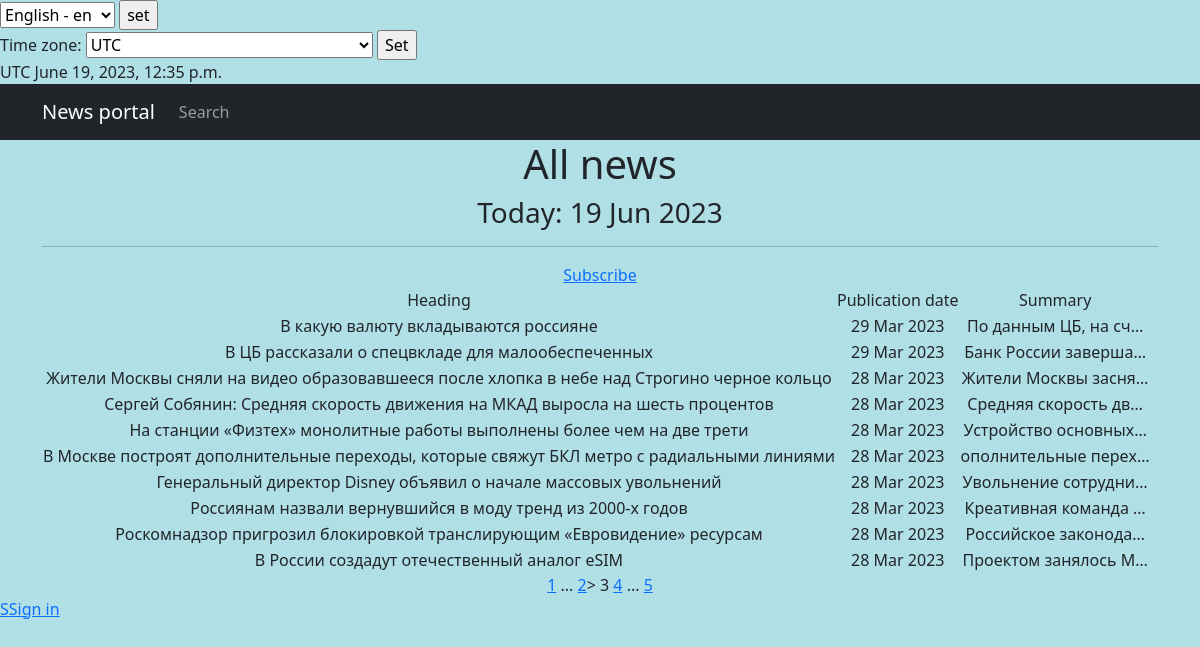
Page /news/?page=3 on the committed database.
### chitchat/models.py (models this page shows, shortened)
class Post(models.Model):
    news = 'N'
    article = 'A'
    POST_TYPES = [
        (news, gettext_lazy('News')),
        (article, gettext_lazy('Article'))
    ]
    author = models.ForeignKey(
        Author,
        on_delete=models.CASCADE,
        verbose_name=gettext_lazy('Author'),
    )
    post_type = models.CharField(
        max_length=1,
        choices=POST_TYPES,
        default=article,
        verbose_name=gettext_lazy('Post type'),
        help_text=gettext_lazy('Choose a post type'),
    )
    time_creation = models.DateTimeField(auto_now_add=True)
    post_category = models.ManyToManyField(Category, through='PostCategory', verbose_name=gettext_lazy('Category'))
    title = models.CharField(
        max_length=100,
        unique=True,
        verbose_name=gettext_lazy('Heading'),
    )
    text = models.TextField(verbose_name=gettext_lazy('Text'))
    rating = models.IntegerField(default=0, verbose_name=gettext_lazy('Rating'))
    class Meta:
        verbose_name = _('Post')
        verbose_name_plural = _('Posts')

### chitchat/views.py (the view, shortened to what this page needs)
# urls.py: path('', PostList.as_view(), name='post_list'),
class PostList(ListView):
    model = Post
    ordering = '-time_creation'
    template_name = 'news.html'
    context_object_name = 'news'
    paginate_by = 10
    def get_queryset(self):
        queryset = super().get_queryset()
        self.filterset = PostFilter(self.request.GET, queryset)
        return self.filterset.qs
    def get_context_data(self, **kwargs):
        context = super().get_context_data(**kwargs)
        context['filterset'] = self.filterset
        context['current_time'] = timezone.localtime(timezone.now())
        context['timezones'] = pytz.common_timezones
        return context

### chitchat/models.py (called while the page is built)
    def __str__(self):
        return f'{self.name.title()}'

### chitchat/templatetags/censor_filter.py (called while the page is built)
@register.filter()
def censor(text):
    for word in text.split():
        if word.lower() in RUDE_WORDS:
            text = text.replace(word, f"{word[0]}{'*'*(len(word)-1)}")
    return text

### chitchat/templatetags/custom_tags.py (called while the page is built)
@register.simple_tag()
def current_time(format_string='%b %d %Y'):
    return datetime.utcnow().strftime(format_string)

@register.simple_tag(takes_context=True)
def url_replace(context, **kwargs):
    d = context['request'].GET.copy()
    for k, v in kwargs.items():
        d[k] = v
    return d.urlencode()

### templates/news.html (shortened to what this page needs)
{% extends 'flatpages/default.html' %}
{% load censor_filter %}
{% load custom_tags %}
{% load cache %}
{% load i18n %}
{% block content %}
    {% cache 30 header %}
        <h1>{% trans 'All news' %}</h1>
        <h3>{% trans 'Today:' %} {% current_time '%d %b %Y' %}</h3>
        <hr>
    {% endcache %}
    <a href="{% url 'subscriptions' %}">{% trans 'Subscribe' %}</a>
    {% if news %}
        <table>
            <tr>
                <td>{% trans 'Heading' %}</td>
                <td>{% trans 'Publication date' %}</td>
                <td>{% trans 'Summary' %}</td>
            </tr>
            {% for post in news %}
            <tr>
                <td>{{ post.title }}</td>
                <td>{{ post.time_creation|date:'d M Y' }}</td>
                <td>{{ post.text|censor|truncatechars:20 }}</td>
                <td>
                </td>
            </tr>
            {% endfor %}
        </table>
    {% else %}
        <h2>{% trans 'There is no any news' %}</h2>
    {% endif %}
    {% if page_obj.has_previous %}
        <a href="?{% url_replace page=1 %}">1</a>
        {% if page_obj.previous_page_number != 1 %}
            ...
            <a href="?{% url_replace page=page_obj.previous_page_number %}">{{ page_obj.previous_page_number }}</a>>
        {% endif %}
    {% endif %}
    {{ page_obj.number }}
    {% if page_obj.has_next %}
        <a href="?{% url_replace page=page_obj.next_page_number %}">{{ page_obj.next_page_number }}</a>
        {% if paginator.num_pages != page_obj.next_page_number %}
            ...
            <a href="?{% url_replace page=page_obj.paginator.num_pages %}">{{ page_obj.paginator.num_pages }}</a>
        {% endif %}
    {% endif %}
{% endblock content %}

### rows in the picture
Post: title "В какую валюту вкладываются россияне", time_creation "29 Mar 2023", text|censor "По данным ЦБ, на сч…"
Post: title "В ЦБ рассказали о спецвкладе для малообеспеченных", time_creation "29 Mar 2023", text|censor "Банк России заверша…"
Post: title "Жители Москвы сняли на видео образовавшееся после хлопка в небе над Строгино черное кольцо", time_creation "28 Mar 2023", text|censor "Жители Москвы засня…"
Post: title "Сергей Собянин: Средняя скорость движения на МКАД выросла на шесть процентов", time_creation "28 Mar 2023", text|censor "Средняя скорость дв…"
Post: title "На станции «Физтех» монолитные работы выполнены более чем на две трети", time_creation "28 Mar 2023", text|censor "Устройство основных…"
Post: title "В Москве построят дополнительные переходы, которые свяжут БКЛ метро с радиальными линиями", time_creation "28 Mar 2023", text|censor "ополнительные перех…"
Post: title "Генеральный директор Disney объявил о начале массовых увольнений", time_creation "28 Mar 2023", text|censor "Увольнение сотрудни…"
Post: title "Россиянам назвали вернувшийся в моду тренд из 2000-х годов", time_creation "28 Mar 2023", text|censor "Креативная команда …"
Post: title "Роскомнадзор пригрозил блокировкой транслирующим «Евровидение» ресурсам", time_creation "28 Mar 2023", text|censor "Российское законода…"
Post: title "В России создадут отечественный аналог eSIM", time_creation "28 Mar 2023", text|censor "Проектом занялось М…"

### other values in the picture
{{ TIME_ZONE }} "UTC"
{{ current_time|timezone:TIME_ZONE }} "June 19, 2023, 12:35 p.m."
{{ page_obj.previous_page_number }} "2"
{{ page_obj.number }} "3"
{{ page_obj.next_page_number }} "4"
{{ page_obj.paginator.num_pages }} "5"
form field language "English - en"
form field timezone "UTC"
